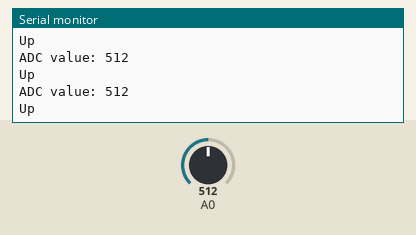
Recording of a sketch running on a simulated Arduino Uno, built with avr-gcc and run on an emulated ATmega328P. Shown: the last lines printed to the serial monitor. The inputs (shaded band) are chosen by the test bench; at power-on: A0 = 512.

Above: at 1.2 s.
1.3 s: A0 set to 490
At 1.56 s:
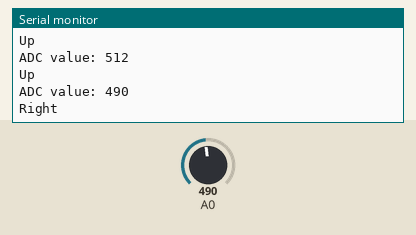
3.1 s: A0 set to 710
At 3.36 s:
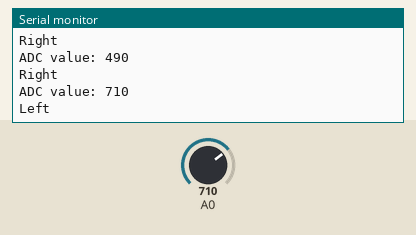
4.9 s: A0 set to 810
At 5.17 s:
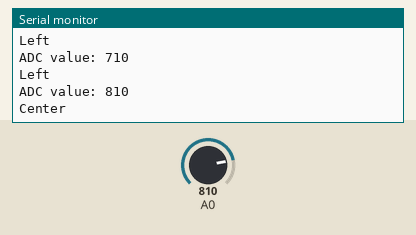
6.7 s: A0 set to 1010
At 6.97 s:
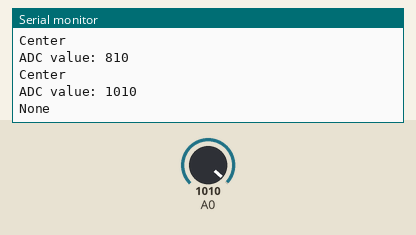
8.5 s: A0 set to 0
At 8.78 s:
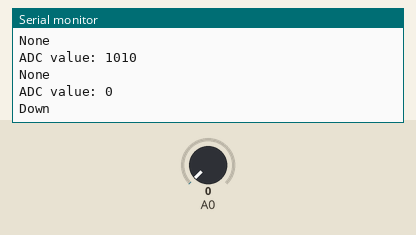
Timing chart, 0 to 11.3 s (numbered marks = the images above; inputs shaded):
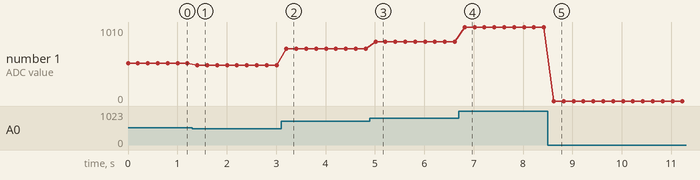

Measured:
- after the input at 1.3 s, the serial monitor: prints a new line after 0.10 s (image 1)
- after the input at 3.1 s, the serial monitor: prints a new line after 0.11 s (image 2)
- after the input at 4.9 s, the serial monitor: prints a new line after 0.11 s (image 3)
- after the input at 6.7 s, the serial monitor: prints a new line after 0.12 s (image 4)
- after the input at 8.5 s, the serial monitor: prints a new line after 0.12 s (image 5)
- plotted number 1: 512 → 490 after the input at 1.3 s, 490 → 710 after the input at 3.1 s, 710 → 810 after the input at 4.9 s, 810 → 1010 after the input at 6.7 s, 1010 → 0 after the input at 8.5 s

The sketch:

buttons.ino
```cpp
typedef enum class BUTTON {
  NONE,
  UP,
  DOWN,
  RIGHT,
  LEFT,
  CENTER
} button_t;

static button_t get_button_from_sensor (int sensorValue);
static String get_button_name(button_t button);

void setup() {
  Serial.begin(115200, SERIAL_8N1);
}

void loop() {
  int sensorValue = analogRead(A0);
  Serial.print("ADC value: ");
  Serial.println(sensorValue);
  button_t button = get_button_from_sensor(sensorValue);
  Serial.println(get_button_name(button));
  delay(200);
}

static button_t get_button_from_sensor (int sensorValue){
  if (sensorValue == 0){
    return BUTTON::DOWN;
  }else if (sensorValue < 500) {
    return BUTTON::RIGHT;
  }else if (sensorValue < 700) {
    return BUTTON::UP;
  }else if (sensorValue < 800) {
    return BUTTON::LEFT;
  }else if (sensorValue < 1000) {
  return BUTTON::CENTER;
  }else{
    return BUTTON::NONE;
  }
}

static String get_button_name(button_t button){
  switch(button){
    case BUTTON::DOWN:
    return "Down";
    case BUTTON::UP:
    return "Up";
    case BUTTON::RIGHT:
    return "Right";
    case BUTTON::LEFT:
    return "Left";
    case BUTTON::CENTER:
    return "Center";
    case BUTTON::NONE:
    return "None";
  }
}
```
